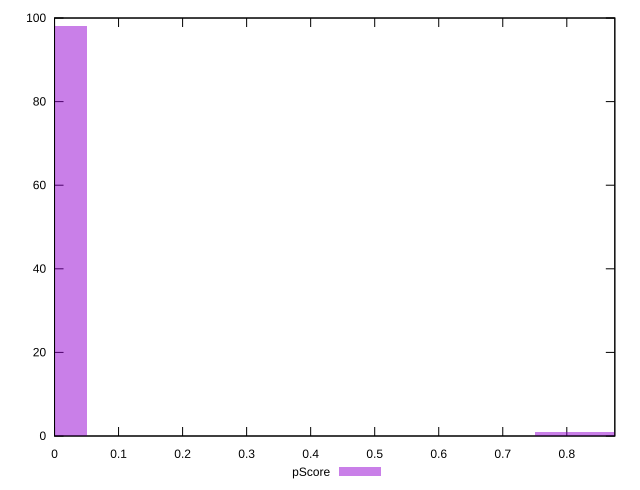

Recreate this plot in gnuplot.
reset

$pScore <<EOF
0.9 1
0 98
0.8 1
EOF

set key outside below
set boxwidth 0.1
set xrange [0:0.875]
set yrange [0:100]
set trange [0:100]
set style fill transparent solid 0.5 noborder
set terminal svg size 640, 490 enhanced background rgb 'white'
set output "report_00008_2021-01-22T20:58:29.167/uses-webp-images/samples/pages/pScore/histogram.svg"

plot $pScore title "pScore" with boxes

reset
